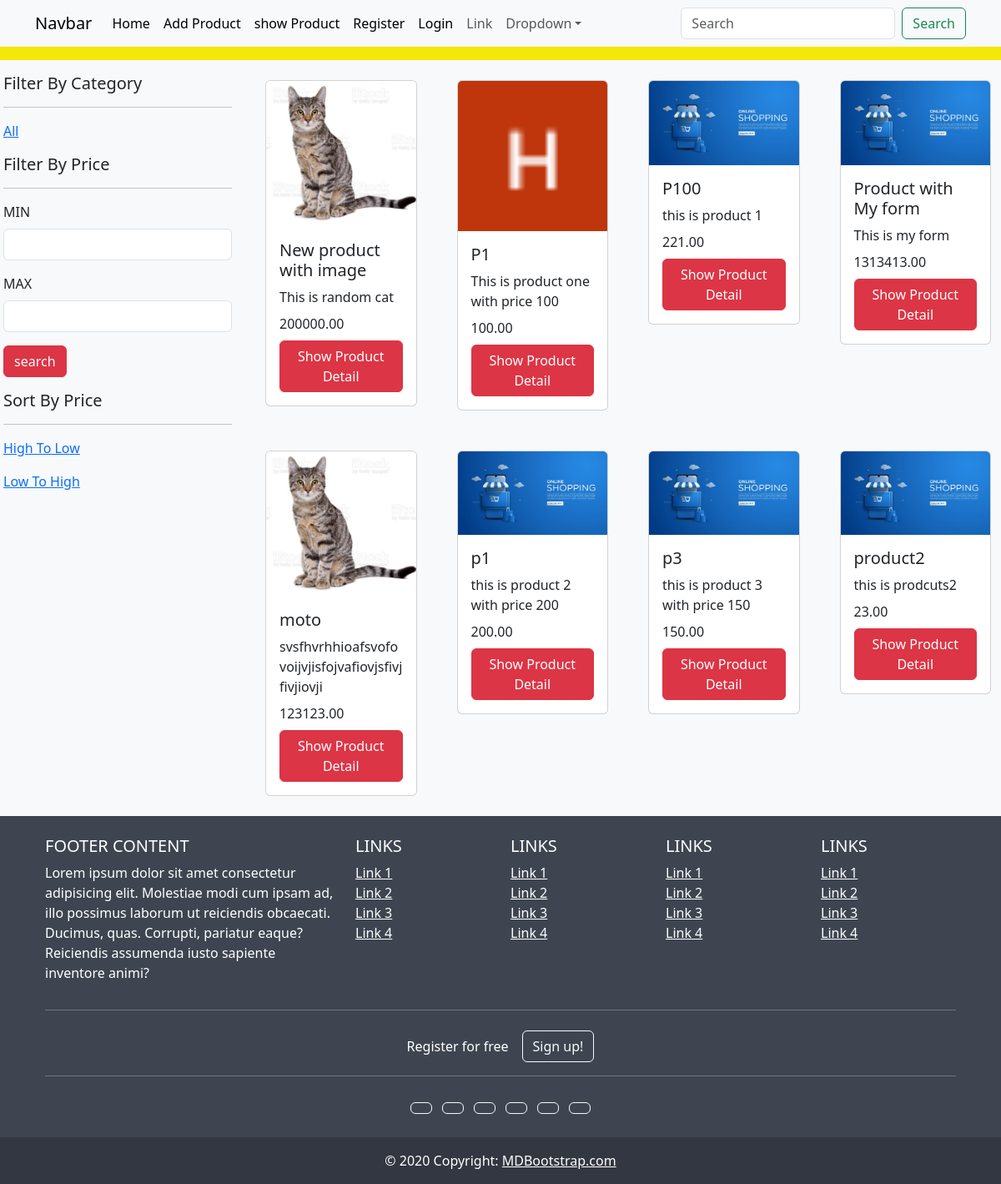
The app's page /product/show_product/, older data.
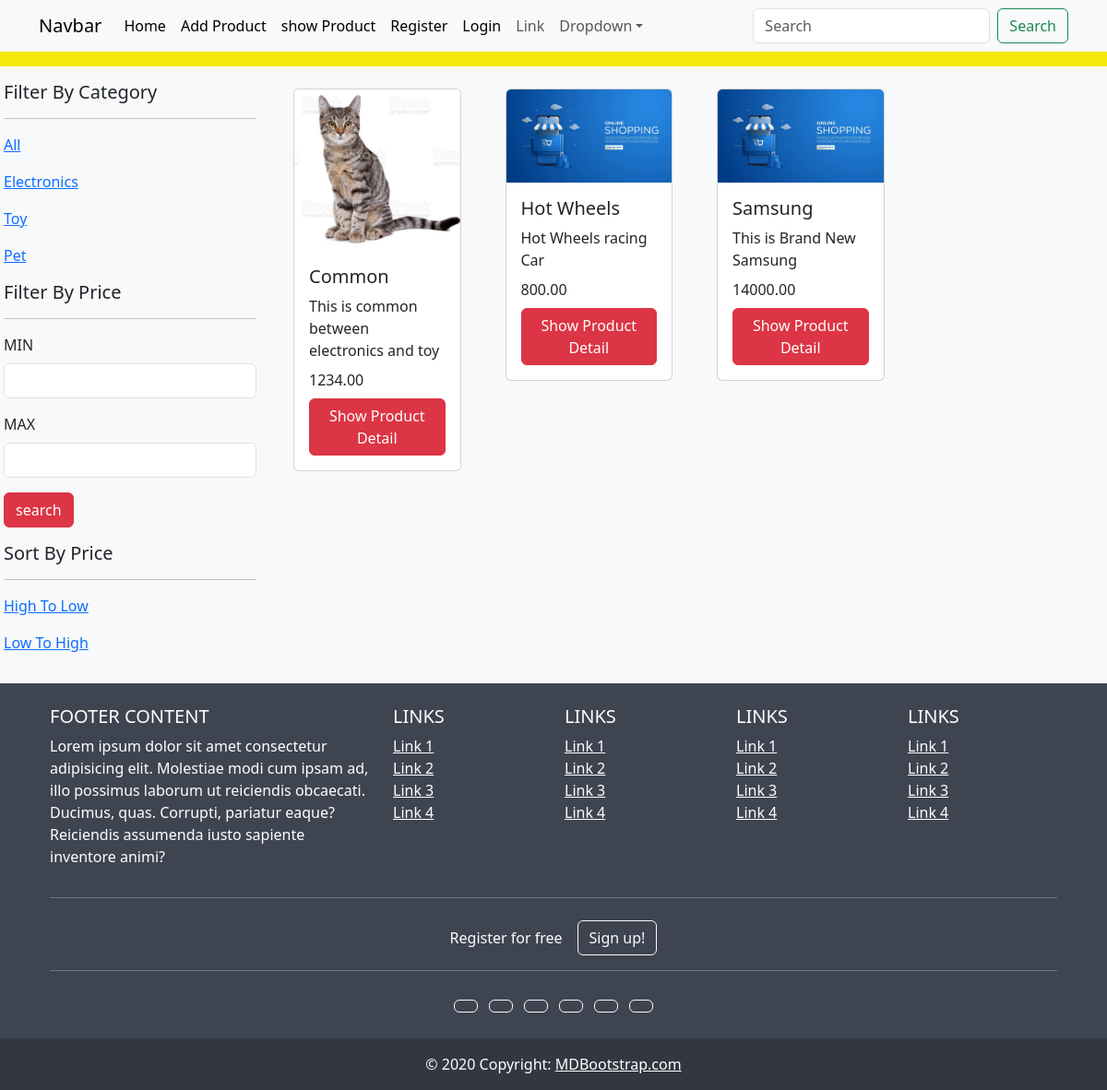
The same page, newer data.
### product/models.py (models this page shows, shortened)
class Product(models.Model):#product_product
    name = models.CharField(max_length=25)
    price  = models.DecimalField(decimal_places=2,max_digits=10)
    desc = models.TextField()
    image = models.ImageField(upload_to='product/',default="product/online-shopping-background-website-mobile-app_269039-166.jpg")
    category = models.ManyToManyField(Category,db_table='Product_Category_New')
    class Meta:
        db_table = 'Products'
        ordering = ['name']

class Category(models.Model):
    name = models.CharField(max_length=100,primary_key=True)
    description = models.TextField()

### product/views.py (the view)
# urls.py: path('show_product/',views.showProduct,name= 'show-product'),
def showProduct(request):
    products = Product.objects.all()
    categories = Category.objects.all()
    context={
        'products': products,
        'categories':categories
    }
    return render(request,'product/show_product.html',context)

### product/templates/product/show_product.html
{% extends 'base.html' %}
{% block content %}
<div class="container-fluied">
    <div class="row">
        <div class="col-md-3 bg-light p-3 mt-3">
            <h5>Filter By Category</h5>
            <hr>
            <p><a class="anchor" href="{% url 'show-product' %}">All</a></p>
            {% for category in categories %}
            <p><a href="{% url 'category' category.name %}">{{category.name}}</a>
                </p>
                {% endfor %}
            <h5>Filter By Price</h5>
            <hr>
            <form>
                <div class="mb-3">
                    <label class="form-label" for>MIN</label>
                    <input class="form-control" type="text" name="min">
                </div>
                <div class="mb-3">
                    <label class="form-label" for>MAX</label>
                    <input class="form-control" type="text" name="max">
                </div>
                <div class="mb-3">
                    <input class="btn btn-danger" type="submit" value="search">
                </div>
            </form>
            <h5>Sort By Price</h5>
            <hr>
            <p><a  class="anchor" href="/">High To Low</a></p>
            <p><a class="anchor"  href="/">Low To High</a></p>
        </div>
        <div class="col-md-9 mt-3 bg-light">
          <div class="row">
            {% for p in products %}
            <div class="col-md-3 p-4 ">
              <div class="card" style="width: 100%;">
                <img src="{{p.image.url}}" class="card-img-top" alt="...">
                <div class="card-body">
                  <h5 class="card-title">{{p.name}}</h5>
                  <p class="card-title">{{p.desc}}</p>
                  <p class="card-title">{{p.price}}</p>
                  <a href="{% url 'product-detail' p.id %}" class="btn btn-danger">Show Product Detail</a>
                </div>
              </div>
            </div>
            {% endfor %}
    </div>
    </div>
{% endblock %}

### templates/base.html (shortened to what this page needs)
{% load static %}
{% load my_name %}
<!DOCTYPE html>
<html lang="en">
<head>
    <link href="https://cdn.jsdelivr.net/npm/bootstrap@5.3.3/dist/css/bootstrap.min.css" rel="stylesheet">
    <link rel="stylesheet" href="{% static 'css/style.css' %}">
</head>
<body>
    <nav class="navbar navbar-expand-sm navbar-light bg-light">
        <div class="container">
            <a class="navbar-brand" href="#">Navbar</a>
            <div class="collapse navbar-collapse" id="collapsibleNavId">
                <ul class="navbar-nav me-auto mt-2 mt-lg-0">
                    <li class="nav-item">
                        <a class="nav-link active" href="/" aria-current="page"
                            >Home
                            <span class="visually-hidden">(current)</span></a
                        >
                    </li>
                    {% if request.session.user_type != 'customer' %}
                    <li class="nav-item">
                      <a class="nav-link active" href="{% url 'add-product' %}" aria-current="page"
                          >Add Product
                          <span class="visually-hidden">(current)</span></a
                      >
                  </li>
                  {% endif %}
                  <li class="nav-item">
                    <a class="nav-link active" href="{% url 'show-product' %}" aria-current="page"
                        >show Product
                        <span class="visually-hidden">(current)</span></a
                    >
                </li>
                {% if request.user.is_authenticated %}
                <li class="nav-item">     Hello {{request.user}} {{request.session.user_type}}
                  <span class="visually-hidden">(current)</span></a></li>
          <li class="nav-item">
            <a class="nav-link active" href="{% url 'logout-user' %}" aria-current="page">Logout
                <span class="visually-hidden">(current)</span></a></li>
        {% else %}
                <li class="nav-item">
                  <a class="nav-link active" href="{% url 'register' 'register' %}" aria-current="page"
                      >Register
                      <span class="visually-hidden">(current)</span></a></li>
              <li class="nav-item">
                <a class="nav-link active" href="{% url 'login' 'login' %}" aria-current="page">Login
                    <span class="visually-hidden">(current)</span></a>
            </li>
            {% endif %}
                    <li class="nav-item">
                        <a class="nav-link" href="#">Link</a>
                    </li>
                    <li class="nav-item dropdown">
                        <a
                            class="nav-link dropdown-toggle"
                            href="#"
                            id="dropdownId"
                            data-bs-toggle="dropdown"
                            aria-haspopup="true"
                            aria-expanded="false"
                            >Dropdown</a
                        >
                    </li>
                </ul>
                <form class="d-flex my-2 my-lg-0">
                    <input
                        class="form-control me-sm-2"
                        type="text"
                        placeholder="Search"
                    />
                    <button
                        class="btn btn-outline-success my-2 my-sm-0"
                        type="submit"
                    >
                        Search
                    </button>
                </form>
            </div>
        </div>
    </nav>
{% block content %}{% endblock %}
    <div class="container-fluied my1 mt-auto py-auto">
        <footer
                class="text-center text-lg-start text-white"
                style="background-color: #3e4551"
                >
          <div class="container p-4 pb-0">
            <section class="">
              <div class="row">
                <div class="col-lg-4 col-md-6 mb-4 mb-md-0">
                  <h5 class="text-uppercase">FOOTER CONTENT</h5>
                  <p>
                    Lorem ipsum dolor sit amet consectetur adipisicing elit.
                    Molestiae modi cum ipsam ad, illo possimus laborum ut
                    reiciendis obcaecati. Ducimus, quas. Corrupti, pariatur eaque?
                    Reiciendis assumenda iusto sapiente inventore animi?
                  </p>
                </div>
                <div class="col-lg-2 col-md-6 mb-4 mb-md-0">
                  <h5 class="text-uppercase">Links</h5>
                  <ul class="list-unstyled mb-0">
                    <li>
                      <a href="#!" class="text-white">Link 1</a>
                    </li>
                    <li>
                      <a href="#!" class="text-white">Link 2</a>
                    </li>
                    <li>
                      <a href="#!" class="text-white">Link 3</a>
                    </li>
                    <li>
                      <a href="#!" class="text-white">Link 4</a>
                    </li>
                  </ul>
                </div>
                <div class="col-lg-2 col-md-6 mb-4 mb-md-0">
                  <h5 class="text-uppercase">Links</h5>
                  <ul class="list-unstyled mb-0">
                    <li>
                      <a href="#!" class="text-white">Link 1</a>
                    </li>
                    <li>
                      <a href="#!" class="text-white">Link 2</a>
                    </li>
                    <li>
                      <a href="#!" class="text-white">Link 3</a>
                    </li>
                    <li>
                      <a href="#!" class="text-white">Link 4</a>
                    </li>
                  </ul>
                </div>
                <div class="col-lg-2 col-md-6 mb-4 mb-md-0">
                  <h5 class="text-uppercase">Links</h5>
                  <ul class="list-unstyled mb-0">
                    <li>
                      <a href="#!" class="text-white">Link 1</a>
                    </li>
                    <li>
                      <a href="#!" class="text-white">Link 2</a>
                    </li>
                    <li>
                      <a href="#!" class="text-white">Link 3</a>
                    </li>
                    <li>
                      <a href="#!" class="text-white">Link 4</a>
                    </li>
                  </ul>
                </div>
                <div class="col-lg-2 col-md-6 mb-4 mb-md-0">
                  <h5 class="text-uppercase">Links</h5>
                  <ul class="list-unstyled mb-0">
                    <li>
                      <a href="#!" class="text-white">Link 1</a>
                    </li>
                    <li>
                      <a href="#!" class="text-white">Link 2</a>
                    </li>
                    <li>
                      <a href="#!" class="text-white">Link 3</a>
                    </li>
                    <li>
                      <a href="#!" class="text-white">Link 4</a>
                    </li>
                  </ul>
                </div>
              </div>
            </section>
            <hr class="mb-4" />
            <section class="">
              <p class="d-flex justify-content-center align-items-center">
                <span class="me-3">Register for free</span>
                <button type="button" class="btn btn-outline-light btn-rounded">
                  Sign up!
                </button>
              </p>
            </section>
            <hr class="mb-4" />
            <section class="mb-4 text-center">
              <a
                 class="btn btn-outline-light btn-floating m-1"
                 href="#!"
                 role="button"
                 ></a>
              <a
                 class="btn btn-outline-light btn-floating m-1"
                 href="#!"
                 role="button"
                 ></a>
              <a
                 class="btn btn-outline-light btn-floating m-1"
                 href="#!"
                 role="button"
                 ></a>
              <a
                 class="btn btn-outline-light btn-floating m-1"
                 href="#!"
                 role="button"
                 ></a>
              <a
                 class="btn btn-outline-light btn-floating m-1"
                 href="#!"
                 role="button"
                 ></a>
              <a
                 class="btn btn-outline-light btn-floating m-1"
                 href="#!"
                 role="button"
                 ></a>
            </section>
          </div>
          <div
               class="text-center p-3"
               style="background-color: rgba(0, 0, 0, 0.2)"
               >
            © 2020 Copyright:
            <a class="text-white" href="https://mdbootstrap.com/"
               >MDBootstrap.com</a
              >
          </div>
        </footer>
      </div>
</body>
</html>

### static/css/style.css (style rules this page uses)
body { background-color: rgb(244, 232, 8); }

Row changes from the older to the newer data that the page shows:
removed Product: image (picture), name "New product with image", desc "This is random cat", price "200000.00"
removed Product: image (picture), name "P1", desc "This is product one with price 100", price "100.00"
removed Product: image (picture), name "P100", desc "this is product 1", price "221.00"
removed Product: image (picture), name "Product with My form", desc "This is my form", price "1313413.00"
removed Product: image (picture), name "moto", desc "svsfhvrhhioafsvofovoijvjisfojvafiovjsfivjfivjiovji", price "123123.00"
removed Product: image (picture), name "p1", desc "this is product 2 with price 200", price "200.00"
removed Product: image (picture), name "p3", desc "this is product 3 with price 150", price "150.00"
removed Product: image (picture), name "product2", desc "this is prodcuts2", price "23.00"
added Category: name "Electronics"
added Category: name "Toy"
added Category: name "Pet"
added Product: image (picture), name "Common", desc "This is common between electronics and toy", price "1234.00"
added Product: image (picture), name "Hot Wheels", desc "Hot Wheels racing Car", price "800.00"
added Product: image (picture), name "Samsung", desc "This is Brand New Samsung", price "14000.00"
